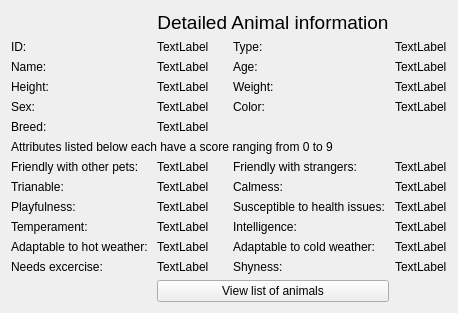
      <widget class="QWidget" name="pageViewAnimal">
       <layout class="QVBoxLayout" name="verticalLayout_3">
        <item>
         <layout class="QGridLayout" name="gridLayout_6">
          <item row="5" column="0">
           <widget class="QLabel" name="label_31">
            <property name="text">
             <string>Breed: </string>
            </property>
           </widget>
          </item>
          <item row="4" column="2">
           <widget class="QLabel" name="label_39">
            <property name="text">
             <string>Color: </string>
            </property>
           </widget>
          </item>
          <item row="3" column="2">
           <widget class="QLabel" name="label_38">
            <property name="text">
             <string>Weight: </string>
            </property>
           </widget>
          </item>
          <item row="12" column="2">
           <widget class="QLabel" name="label_62">
            <property name="text">
             <string>Shyness:</string>
            </property>
           </widget>
          </item>
          <item row="12" column="0">
           <widget class="QLabel" name="label_40">
            <property name="text">
             <string>Needs excercise:</string>
            </property>
           </widget>
          </item>
          <item row="11" column="1">
           <widget class="QLabel" name="showHotWeather">
            <property name="text">
             <string>TextLabel</string>
            </property>
           </widget>
          </item>
          <item row="1" column="1">
           <widget class="QLabel" name="showPetID">
            <property name="text">
             <string>TextLabel</string>
            </property>
           </widget>
          </item>
          <item row="2" column="0">
           <widget class="QLabel" name="label_25">
            <property name="text">
             <string>Name: </string>
            </property>
           </widget>
          </item>
          <item row="1" column="2">
           <widget class="QLabel" name="label_32">
            <property name="text">
             <string>Type: </string>
            </property>
           </widget>
          </item>
          <item row="6" column="0" colspan="4">
           <widget class="QLabel" name="label_64">
            <property name="text">
             <string>Attributes listed below each have a score ranging from 0 to 9</string>
            </property>
           </widget>
          </item>
          <item row="8" column="0">
           <widget class="QLabel" name="label_34">
            <property name="text">
             <string>Trianable:</string>
            </property>
           </widget>
          </item>
          <item row="9" column="1">
           <widget class="QLabel" name="showPlayfulness">
            <property name="text">
             <string>TextLabel</string>
            </property>
           </widget>
          </item>
          <item row="13" column="1" colspan="2">
           <widget class="QPushButton" name="viewListButton">
            <property name="text">
             <string>View list of animals</string>
            </property>
           </widget>
          </item>
          <item row="11" column="0">
           <widget class="QLabel" name="label_37">
            <property name="text">
             <string>Adaptable to hot weather: </string>
            </property>
           </widget>
          </item>
          <item row="1" column="3">
           <widget class="QLabel" name="showPetType">
            <property name="text">
             <string>TextLabel</string>
            </property>
           </widget>
          </item>
          <item row="2" column="2">
           <widget class="QLabel" name="label_27">
            <property name="text">
             <string>Age: </string>
            </property>
           </widget>
          </item>
          <item row="12" column="3">
           <widget class="QLabel" name="showShyness">
            <property name="text">
             <string>TextLabel</string>
            </property>
           </widget>
          </item>
          <item row="11" column="3">
           <widget class="QLabel" name="showColdWeather">
            <property name="text">
             <string>TextLabel</string>
            </property>
           </widget>
          </item>
          <item row="12" column="1">
           <widget class="QLabel" name="showExcercise">
            <property name="text">
             <string>TextLabel</string>
            </property>
           </widget>
          </item>
          <item row="1" column="0">
           <widget class="QLabel" name="label_22">
            <property name="text">
             <string>ID: </string>
            </property>
           </widget>
          </item>
          <item row="3" column="0">
           <widget class="QLabel" name="label_30">
            <property name="text">
             <string>Height: </string>
            </property>
           </widget>
          </item>
          <item row="10" column="0">
           <widget class="QLabel" name="label_36">
            <property name="text">
             <string>Temperament: </string>
            </property>
           </widget>
          </item>
          <item row="9" column="0">
           <widget class="QLabel" name="label_35">
            <property name="text">
             <string>Playfulness:</string>
            </property>
           </widget>
          </item>
          <item row="5" column="1">
           <widget class="QLabel" name="showPetBreed">
            <property name="text">
             <string>TextLabel</string>
            </property>
           </widget>
          </item>
          <item row="4" column="1">
           <widget class="QLabel" name="showPetSex">
            <property name="text">
             <string>TextLabel</string>
            </property>
           </widget>
          </item>
          <item row="4" column="0">
           <widget class="QLabel" name="label_23">
            <property name="text">
             <string>Sex: </string>
            </property>
           </widget>
          </item>
          <item row="10" column="3">
           <widget class="QLabel" name="showIntelligence">
            <property name="text">
             <string>TextLabel</string>
            </property>
           </widget>
          </item>
          <item row="9" column="2">
           <widget class="QLabel" name="label_43">
            <property name="text">
             <string>Susceptible to health issues: </string>
            </property>
           </widget>
          </item>
          <item row="8" column="2">
           <widget class="QLabel" name="label_42">
            <property name="text">
             <string>Calmess:</string>
            </property>
           </widget>
          </item>
          <item row="11" column="2">
           <widget class="QLabel" name="label_45">
            <property name="text">
             <string>Adaptable to cold weather: </string>
            </property>
           </widget>
          </item>
          <item row="3" column="3">
           <widget class="QLabel" name="showPetWeight">
            <property name="text">
             <string>TextLabel</string>
            </property>
           </widget>
          </item>
          <item row="10" column="2">
           <widget class="QLabel" name="label_44">
            <property name="text">
             <string>Intelligence: </string>
            </property>
           </widget>
          </item>
          <item row="10" column="1">
           <widget class="QLabel" name="showTemperament">
            <property name="text">
             <string>TextLabel</string>
            </property>
           </widget>
          </item>
          <item row="7" column="1">
           <widget class="QLabel" name="showPetFriendly">
            <property name="text">
             <string>TextLabel</string>
            </property>
           </widget>
          </item>
          <item row="7" column="3">
           <widget class="QLabel" name="showPeopleFriendly">
            <property name="text">
             <string>TextLabel</string>
            </property>
           </widget>
          </item>
          <item row="9" column="3">
           <widget class="QLabel" name="showHealth">
            <property name="text">
             <string>TextLabel</string>
            </property>
           </widget>
          </item>
          <item row="7" column="2">
           <widget class="QLabel" name="label_41">
            <property name="text">
             <string>Friendly with strangers:</string>
            </property>
           </widget>
          </item>
          <item row="2" column="1">
           <widget class="QLabel" name="showPetName">
            <property name="text">
             <string>TextLabel</string>
            </property>
           </widget>
          </item>
          <item row="3" column="1">
           <widget class="QLabel" name="showPetHeight">
            <property name="text">
             <string>TextLabel</string>
            </property>
           </widget>
          </item>
          <item row="2" column="3">
           <widget class="QLabel" name="showPetAge">
            <property name="text">
             <string>TextLabel</string>
            </property>
           </widget>
          </item>
          <item row="8" column="1">
           <widget class="QLabel" name="showTrainable">
            <property name="text">
             <string>TextLabel</string>
            </property>
           </widget>
          </item>
          <item row="8" column="3">
           <widget class="QLabel" name="showCalmness">
            <property name="text">
             <string>TextLabel</string>
            </property>
           </widget>
          </item>
          <item row="4" column="3">
           <widget class="QLabel" name="showPetColor">
            <property name="text">
             <string>TextLabel</string>
            </property>
           </widget>
          </item>
          <item row="7" column="0">
           <widget class="QLabel" name="label_33">
            <property name="text">
             <string>Friendly with other pets:</string>
            </property>
           </widget>
          </item>
          <item row="0" column="1" colspan="2">
           <widget class="QLabel" name="label_50">
            <property name="font">
             <font>
              <pointsize>14</pointsize>
             </font>
            </property>
            <property name="text">
             <string>Detailed Animal information</string>
            </property>
            <property name="alignment">
             <set>Qt::AlignCenter</set>
            </property>
           </widget>
          </item>
         </layout>
        </item>
       </layout>
      </widget>
